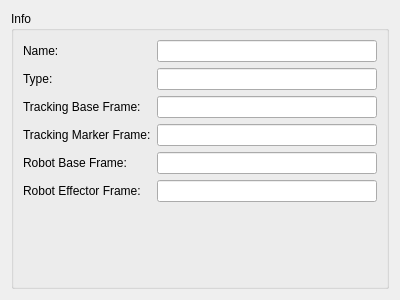
<?xml version="1.0" encoding="UTF-8"?>
<ui version="4.0">
 <class>Form</class>
 <widget class="QWidget" name="Form">
  <property name="geometry">
   <rect>
    <x>0</x>
    <y>0</y>
    <width>400</width>
    <height>300</height>
   </rect>
  </property>
  <property name="windowTitle">
   <string>Form</string>
  </property>
  <layout class="QVBoxLayout" name="verticalLayout">
   <item>
    <widget class="QGroupBox" name="groupBox_4">
     <property name="title">
      <string>Info</string>
     </property>
     <layout class="QFormLayout" name="formLayout">
      <item row="1" column="0">
       <widget class="QLabel" name="label">
        <property name="text">
         <string>Name:</string>
        </property>
       </widget>
      </item>
      <item row="3" column="0">
       <widget class="QLabel" name="label_2">
        <property name="text">
         <string>Type:</string>
        </property>
       </widget>
      </item>
      <item row="5" column="0">
       <widget class="QLabel" name="label_3">
        <property name="text">
         <string>Tracking Base Frame:</string>
        </property>
       </widget>
      </item>
      <item row="7" column="0">
       <widget class="QLabel" name="trackingMarkerFrameLabel_2">
        <property name="text">
         <string>Tracking Marker Frame:</string>
        </property>
       </widget>
      </item>
      <item row="1" column="1">
       <widget class="QLineEdit" name="calibNameLineEdit"/>
      </item>
      <item row="3" column="1">
       <widget class="QLineEdit" name="calibTypeLineEdit"/>
      </item>
      <item row="5" column="1">
       <widget class="QLineEdit" name="trackingBaseFrameLineEdit"/>
      </item>
      <item row="7" column="1">
       <widget class="QLineEdit" name="trackingMarkerFrameLineEdit"/>
      </item>
      <item row="8" column="0">
       <widget class="QLabel" name="robotFrameLabel_3">
        <property name="text">
         <string>Robot Base Frame:</string>
        </property>
       </widget>
      </item>
      <item row="8" column="1">
       <widget class="QLineEdit" name="robotBaseFrameLineEdit"/>
      </item>
      <item row="9" column="0">
       <widget class="QLabel" name="robotFrameLabel">
        <property name="text">
         <string>Robot Effector Frame:</string>
        </property>
       </widget>
      </item>
      <item row="9" column="1">
       <widget class="QLineEdit" name="robotEffectorFrameLineEdit"/>
      </item>
     </layout>
    </widget>
   </item>
  </layout>
 </widget>
 <resources/>
 <connections/>
</ui>
